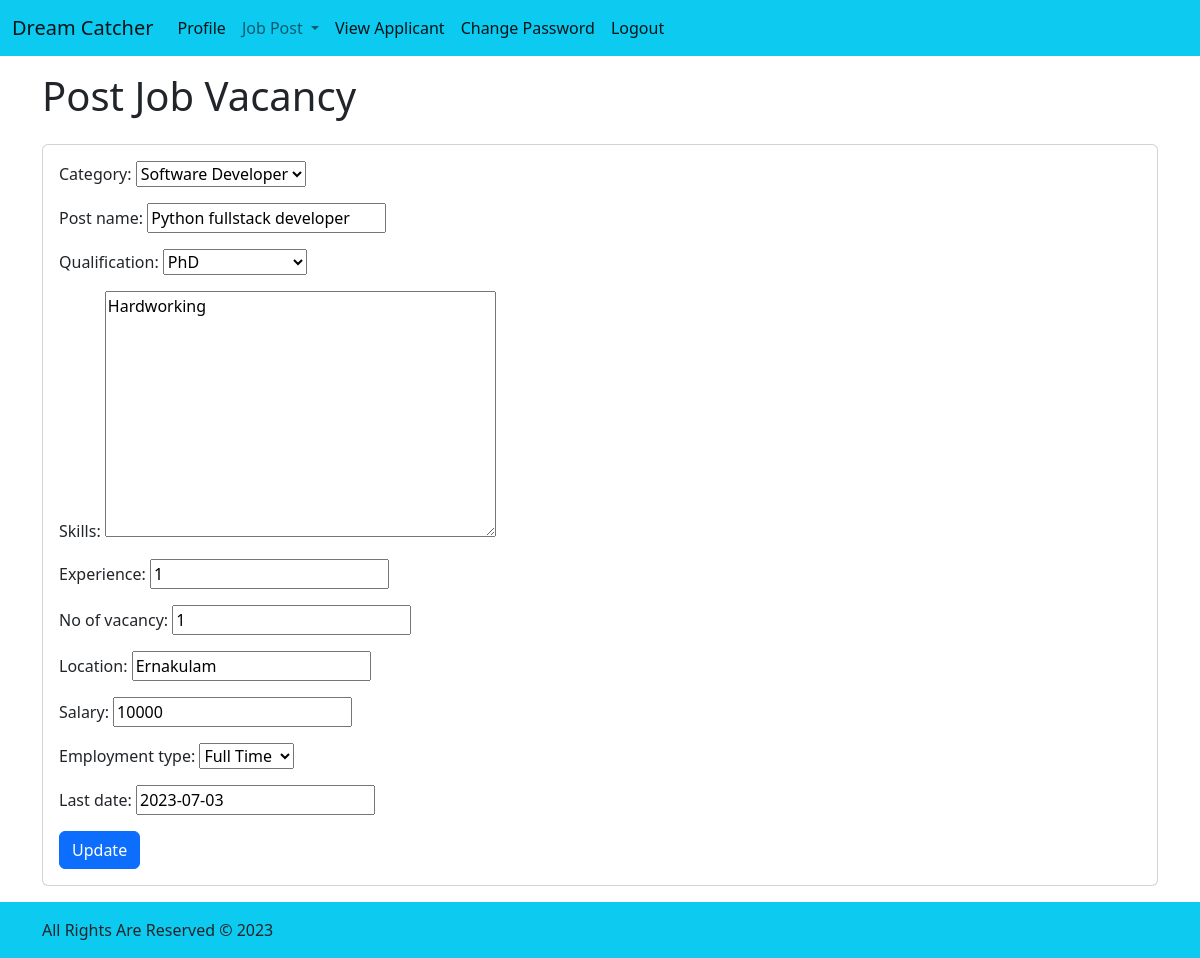
Page /jobposts/1/update/ on the committed database.
### core/models.py (models this page shows, shortened)
class JobPostModel(models.Model):
    class CatChoices(models.TextChoices):
        Accounting = "Accounting", "Accounting"
        administrative_assistant = "admini", "Administrative Assistant"
        architect = "architect", "Architect"
        computer_programmer = "cp", "Computer Programmer"
        Construction = "con", "Construction"
        Customer_service = "cs", "Ustomer Service"
        dbadministrator = "dbadmini", "Database Administrator"
        HR = "hr", "Human Resources"
        marketing = "marketing", "Marketing"
        retail = "retail", "Retail"
        sales = "sales", "Sales"
    class QualificationChoices(models.TextChoices):
        Phd = "phd", "PhD"
        PG = "PG", "Post Graduate"
        UG = "UG", "Under Graduate"
        Diploma = "Dip", "Diploma"
        X = "X", "SSLC"
    class EmploymentTypeChoices(models.TextChoices):
        Full_time = "full", "Full Time"
        Part_time = "part", "Part Time"
    category = models.ForeignKey(Category, on_delete=models.SET_NULL, blank=True, null=True)
    post_name = models.CharField(max_length=64)
    qualification = models.CharField(
        max_length=64, choices=QualificationChoices.choices
    )
    skills = models.TextField(max_length=60)
    experience = models.IntegerField()
    no_of_vacancy = models.IntegerField()
    location = models.CharField(max_length=255)
    salary = models.IntegerField()
    employment_type = models.CharField(
        max_length=64, choices=EmploymentTypeChoices.choices
    )
    last_date = models.DateField()
    created_on = models.DateTimeField(auto_now_add=True)
    updated_on = models.DateTimeField(auto_now=True)

### core/views.py (the view)
# urls.py: path("jobposts/<int:pk>/update/", views.JobpostUpdateView.as_view(), name="jobpost_update"),
class JobpostUpdateView(views.UpdateView):
    template_name = "core/jobpost/jobpost_update.html"
    model = models.JobPostModel
    form_class = forms.JobPostForm
    success_url = reverse_lazy("core:jobpost_list")

### core/forms.py
class JobPostForm(forms.ModelForm):
    class Meta:
        model = models.JobPostModel
        fields =["category","post_name","qualification","skills","experience","no_of_vacancy","location","salary","employment_type","last_date"]

### core/models.py (called while the page is built)
    def __str__(self) -> str:
        return self.name

### templates/core/jobpost/jobpost_update.html
{% extends 'base_e.html' %} {% block content %}
<div class="container-lg d-flex flex-column gap-3 py-3">
  <div class="row">
    <div class="col">
      <h1>Post Job Vacancy</h1>
    </div>
  </div>
  <div class="row">
    <div class="col">
      <div class="card card-body">
        <form action="" method="post" class="django-form">
          {% csrf_token %} {{form.as_p}}
          <button class="btn btn-primary" type="submit">Update</button>
        </form>
      </div>
    </div>
  </div>
</div>
{% endblock %}

### rows in the picture
JobPostModel: category "Software Developer", post_name "Python fullstack developer", qualification "PhD", skills "Hardworking", experience "1", no_of_vacancy "1", location "Ernakulam", salary "10000", employment_type "Full Time", last_date "2023-07-03"
